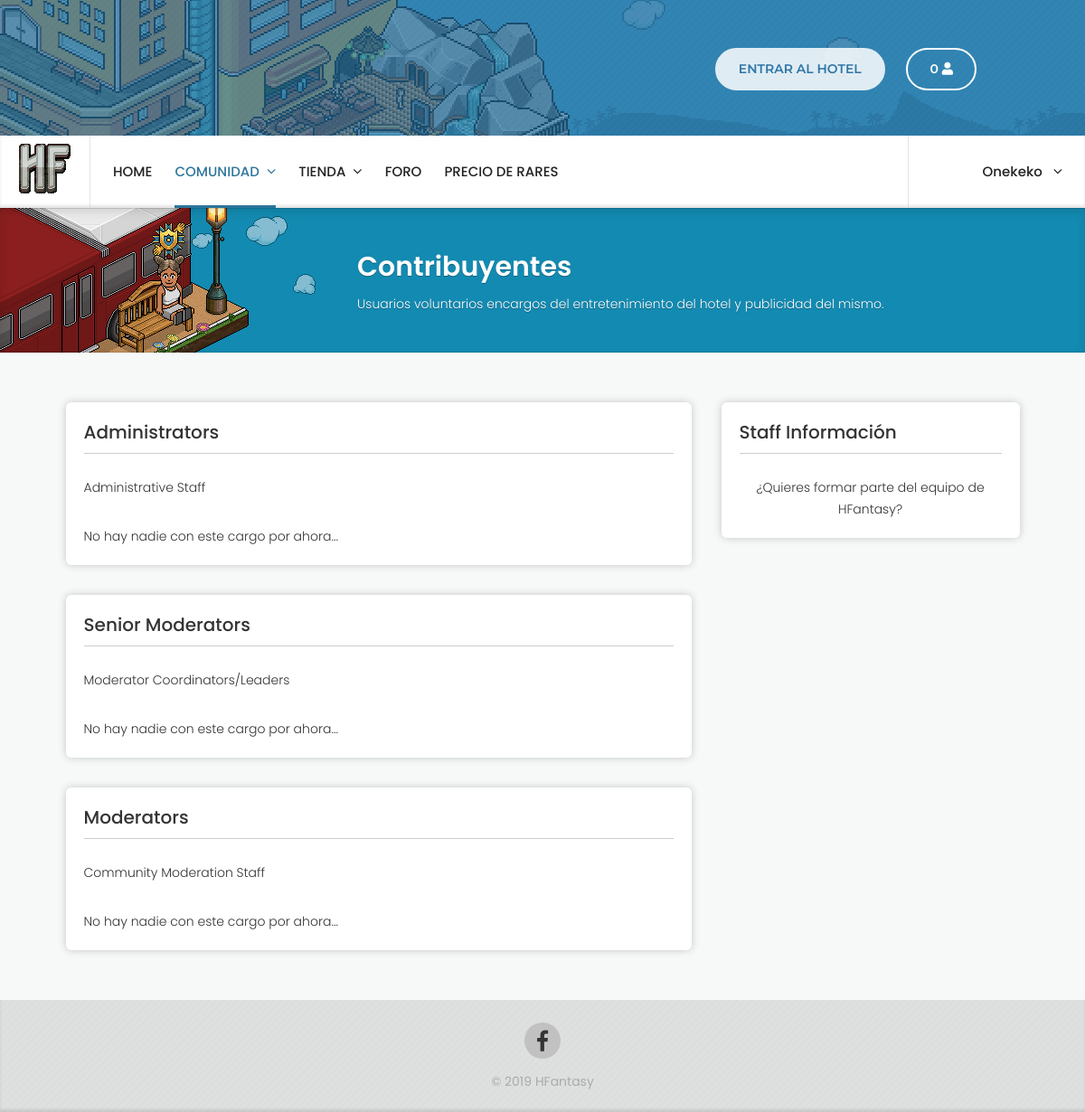
The app's page /contributors.php (signed in) with its own data.
### tables this page shows
CREATE TABLE `users` (
  `id` int(11) NOT NULL AUTO_INCREMENT,
  `username` varchar(25) NOT NULL,
  `real_name` varchar(25) NOT NULL DEFAULT '',
  `password` varchar(64) NOT NULL,
  `mail` varchar(25) NOT NULL,
  `mail_verified` enum('0','1') NOT NULL DEFAULT '0',
  `account_created` int(11) NOT NULL,
  `account_day_of_birth` int(11) NOT NULL DEFAULT 0,
  `last_login` int(11) NOT NULL DEFAULT 0,
  `last_online` int(11) NOT NULL DEFAULT 0,
  `motto` varchar(127) NOT NULL DEFAULT '',
  `look` varchar(256) NOT NULL DEFAULT 'hr-115-42.hd-195-19.ch-3030-82.lg-275-1408.fa-1201.ca-1804-64',
  `gender` enum('M','F') NOT NULL DEFAULT 'M',
  `rank` int(2) NOT NULL DEFAULT 1,
  `credits` int(11) NOT NULL DEFAULT 2500,
  `pixels` int(11) NOT NULL DEFAULT 500,
  `points` int(11) NOT NULL DEFAULT 10,
  `online` enum('0','1','2') NOT NULL DEFAULT '0',
  `auth_ticket` varchar(256) NOT NULL DEFAULT '',
  `ip_register` varchar(45) NOT NULL,
  `ip_current` varchar(45) NOT NULL COMMENT 'Have your CMS update this IP. If you do not do this IP banning won''t work!',
  `machine_id` varchar(64) NOT NULL DEFAULT '',
  `home_room` int(32) NOT NULL DEFAULT 0,
  `bg` varchar(755) DEFAULT NULL,
  `color` varchar(255) DEFAULT NULL,
  `youtube` varchar(555) DEFAULT NULL,
  PRIMARY KEY (`id`) USING BTREE,
  UNIQUE KEY `username` (`username`) USING BTREE,
  UNIQUE KEY `id` (`id`) USING BTREE,
  UNIQUE KEY `id_2` (`id`) USING BTREE,
  UNIQUE KEY `id_3` (`id`) USING BTREE
);

CREATE TABLE `ranks` (
  `id` int(11) unsigned NOT NULL AUTO_INCREMENT,
  `name` varchar(50) NOT NULL,
  `badgeid` varchar(5) NOT NULL,
  `title` varchar(50) NOT NULL,
  `tab_colour` enum('red','green','pixeldarkblue','orange','blue','settings','pixellightblue') NOT NULL,
  PRIMARY KEY (`id`),
  UNIQUE KEY `id` (`id`)
);

### assets/system/config.php (called while the page is built, shortened)
<?php
$rise_settings = [
	"name" => "HFantasy",
	"weblink" => "http://localhost",
	"twitter" => "http://twitter.com",
	"theme" => "horange",
	"swf" => "http://localhost/swfs",
	"slogan" => "¡Haz amig@s, únete a la diversion, pásalo en grande!",
	"motto" => "¡HFantasy lo mejor!",
	"credits" => 50000,
	"diamonds" => 0,
	"duckets" => 10,
	"max_rank" => 9
];
?>

### assets/system/User.php (called while the page is built, shortened)
<?php
class User
{
	private $user;
	private static $auth = false;
	public function __construct( $user = false )
	{
		if ( $user )
			self::$auth = true;
		$this->user = $user;
	}
	public function name()
	{
		return $this->user[ 'username' ];
	}
	public static function is_auth()
	{
		return self::$auth;
	}
}

### assets/system/core.php (called while the page is built, shortened)
<?php
require_once "config.php";
require 'User.php';
$db = mysqli_connect($conexion['server'], $conexion['user'], $conexion['pass'], $conexion['db']);
if ( isset( $_SESSION[ 'loginuser' ] ) )
{
	$search = mysqli_query( $db, "SELECT * FROM users WHERE username='$_SESSION[loginuser]'" );
	if ( mysqli_num_rows( $search ) )
	{
		$find = mysqli_fetch_assoc( $search );
		$myuser = new User( $find );
	}
}
else
	$myuser = new User();

### contributors.php (the view, shortened to what this page needs)
<?php
include "assets/system/core.php";
$page = basename($_SERVER["PHP_SELF"]);
?>
<!DOCTYPE html>
<html lang="en">
<head>
    <link rel="stylesheet" href="https://cdnjs.cloudflare.com/ajax/libs/font-awesome/4.7.0/css/font-awesome.min.css">
    <link rel="stylesheet" href="<?php echo $rise_settings['weblink'];?>/riseweb/css/fonts.css">
    <link rel="stylesheet" href="<?php echo $rise_settings['weblink'];?>/riseweb/css/flaticon.css">
    <link rel="stylesheet" href="<?php echo $rise_settings['weblink'];?>/riseweb/css/magnific-popup.css">
    <link rel="stylesheet" href="<?php echo $rise_settings['weblink'];?>/riseweb/css/selectric.css">
    <link rel="stylesheet" href="<?php echo $rise_settings['weblink'];?>/riseweb/css/circle.css">
    <link rel="stylesheet" href="<?php echo $rise_settings['weblink'];?>/riseweb/css/app.css">
    <link rel="stylesheet" href="<?php echo $rise_settings['weblink'];?>/riseweb/css/app.responsive.css">
	<link rel="stylesheet" href="https://use.fontawesome.com/releases/v5.8.1/css/all.css">
    <link rel="stylesheet" href="https://cdnjs.cloudflare.com/ajax/libs/jqueryui/1.12.1/jquery-ui.min.css">
	<link rel="stylesheet" href="https://cdnjs.cloudflare.com/ajax/libs/animate.css/3.7.0/animate.min.css">
</head>
<body class="flex-container flex-direction-column">
	<?php
	require_once "templates/header.php";
	?>
    <?php
    require_once "templates/nav.php";
    ?>
<section class="page-container" data-page="community_contributors">
    <header class="page-header flex-container flex-vertical-center">
        <div class="page-header-content"><h1>Contribuyentes</h1> Usuarios voluntarios encargos del entretenimiento del hotel y publicidad del mismo.</div>
    </header>
	<div class="page-content">
    <div class="left-side">
<?php
  $ranks = mysqli_query($db, "SELECT * FROM ranks WHERE id IN (3, 4, 5) ORDER BY id DESC");
    while ($rankc = mysqli_fetch_assoc($ranks)) {
                  ?>
		<article class="default-section">
            <h3 class="aside-title"><?php echo $rankc['name'];?></h3> <?php echo $rankc['title'];?>
			<div class="members-container">
<?php
  $users = mysqli_query($db, "SELECT * FROM users WHERE rank = $rankc[id]");
    while ($usersc = mysqli_fetch_assoc($users)) {
                  ?>
                				<div class="member-container">
                    <a href="<?php echo $rise_settings['weblink'];?>/profile/<?php echo $usersc['username'];?>" class="member-content flex-container flex-vertical-center">
                        <div class="member-avatar flex-container flex-vertical-center flex-horizontal-center" style="overflow:hidden;">
                            <img src="https://habbo.it/habbo-imaging/avatarimage?figure=<?php echo $usersc['look'];?>&action=std&gesture=std&direction=2&head_direction=2&size=n&headonly=1&img_format=png" alt="Mortka" class="pixelated" style="margin-top:0px;">
                        </div>
                        <div class="member-details">
                            <div class="details-username"><?php echo $usersc['username'];?></div>
                            <div class="details-motto"><?php echo $usersc['motto'];?></div>
                        </div>
                        <div class="member-status flex-container flex-vertical-center flex-horizontal-center">
                        	  <?php if ($usersc['online'] == '0') { ?>
                        	  	<span class="status-icon offline" title="Offline"></span>
                        	  <?php } ?>
                        	  <?php if ($usersc['online'] == '1') { ?>
                        	  	<span class="status-icon online" title="online"></span>
                        	  <?php } ?>
                        </div>
                    </a>
                </div>
<?php } if(mysqli_num_rows($users) == 0) { echo 'No hay nadie con este cargo por ahora...';}?>
                            </div>
        </article>
    <?php } ?>
	</div>
	<div class="right-side">
        <aside class="default-section">
            <h3 class="aside-title">Staff Información</h3>
            <p><center>¿Quieres formar parte del equipo de <?php echo $rise_settings['name'];?>?</center>
            	</p>
        </aside>
</section>
	<?php
	require_once "templates/footer.php";
	?>
</body>
</html>

### templates/nav.php (shortened to what this page needs)
<nav class="navigation-container">
        <ul class="navigation-menu flex-container">
            <li class="navigation-item main-link-item">
				<a id="rise-logo-medium"><?php echo $rise_settings['name'];?></a>
			</li>
            <li class="navigation-item  <?php if ($page == "home.php") echo 'selected' ?>" data-category="home"><a href="<?php echo $rise_settings['weblink'];?>/home">Home</a></li>
            <li class="navigation-item has-items <?php if ($page == "photos.php") echo 'selected' ?><?php if ($page == "staff.php") echo 'selected' ?><?php if ($page == "contributors.php") echo 'selected' ?><?php if ($page == "tops.php") echo 'selected' ?>" data-category="community">
                <a href="#">Comunidad</a>
            </li>
            <li class="navigation-item has-items <?php if ($page == "vip.php") echo 'selected' ?><?php if ($page == "currency.php") echo 'selected' ?><?php if ($page == "history.php") echo 'selected' ?>" data-category="shop">
                <a href="#">Tienda</a>
            </li>
			<li class="navigation-item <?php if ($page == "forum.php") echo 'selected' ?><?php if ($page == "categorie.php") echo 'selected' ?><?php if ($page == "post.php") echo 'selected' ?><?php if ($page == "newpost.php") echo 'selected' ?><?php if ($page == "editpost.php") echo 'selected' ?>" data-category="help">
                <a href="<?php echo $rise_settings['weblink'];?>/forum">Foro</a>
            </li>
			<li class="navigation-item <?php if ($page == "values.php") echo 'selected' ?>" data-category="values">
                <a href="<?php echo $rise_settings['weblink'];?>/values">Precio de Rares</a>
            </li>
						<?php if( $myuser::is_auth() ) { ?>
						<li class="navigation-item navigation-right-side-item has-items ">
                <a href="#">
                    <div class="account-avatar"></div>
                    <span><?php echo $myuser->name();?></span>
                </a>
            </li>
        <?php } ?>
					</ul>
    </nav>

### riseweb/css/app.responsive.css (style rules this page uses)
@media (max-width: 1250px) { .navigation-container .navigation-menu .navigation-item.main-link-item { margin-right: 25px; } }
@media (max-width: 1250px) { .navigation-container .navigation-menu .navigation-item.main-link-item>a { width: 100px; } }
@media (max-width: 1250px) { .navigation-container .navigation-menu .navigation-item { margin-right: 25px; } }
@media (max-width: 1250px) { .navigation-container .navigation-menu .navigation-item.navigation-right-side-item>a { padding: 28px 25px 0 8px; } }

### records on screen
users: username "Onekeko"
ranks: name "Administrators", title "Administrative Staff"
ranks: name "Senior Moderators", title "Moderator Coordinators/Leaders"
ranks: name "Moderators", title "Community Moderation Staff"

### other values on screen
$número_filas "0"
$rise_settings['name'] "HFantasy"
